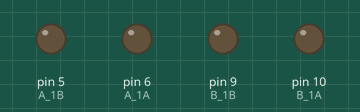
Recording of a sketch running on a simulated Arduino Uno, built with avr-gcc and run on an emulated ATmega328P. Shown: output pins drawn as LEDs (lit = HIGH).

Above: at 0.1 s.
At 6.1 s:
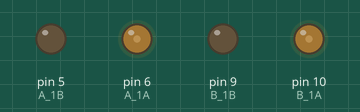
At 12.6 s:
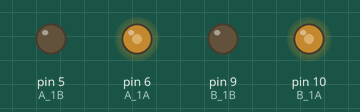
At 25.6 s:
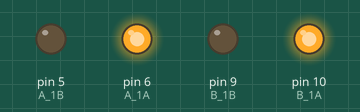
Timing chart, 0 to 40.0 s (numbered marks = the images above):
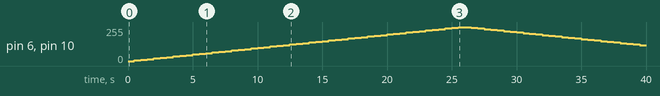

The sketch:

speedup.ino
```cpp
const int A_1B = 5;
const int A_1A = 6;
const int B_1B = 9;
const int B_1A = 10;

void setup() {
  pinMode(A_1B, OUTPUT);
  pinMode(A_1A, OUTPUT);
  pinMode(B_1B, OUTPUT);
  pinMode(B_1A, OUTPUT);
}

void loop() {
  for(int i=0;i<=255;i+=5){
    moveForward(i);
    delay(500);
  }
  for(int i=255;i>=0;i-=5){
    moveForward(i);
    delay(500);
  }
}

void moveForward(int speed) {
  analogWrite(A_1B, 0);     // モーターAの一方をLOW
  analogWrite(A_1A, speed); // モーターAの他方をHIGH（speed）
  analogWrite(B_1B, 0);     // モーターBの一方をLOW（修正）
  analogWrite(B_1A, speed); // モーターBの他方をHIGH（speed）（修正）
}
```

Measured:
- by itself, pin 6 (A_1A), pin 10 (B_1A): rises from 0/255 to 255/255 in 25.0 s, then falls to 120/255 in 14.0 s
